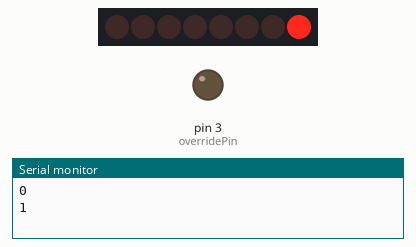
The sketch below on a simulated Arduino Uno, built with avr-gcc and run on an emulated ATmega328P. Parts: 8 shift-register outputs drawn as a row of LEDs (first output left, lit = HIGH), output pins drawn as LEDs (lit = HIGH), the last lines printed to the serial monitor. Wiring (inferred from the names in the program): shift register (74HC595): data pin 4; shift clock pin 6; latch pin 5. Wiring (inferred from the signals the program sends): row of LEDs: on Q0, Q1, Q2, Q3, Q4, Q5, Q6, Q7. Pins used as bus, display or sensor lines are not drawn.

Above: at 0.15 s.
At 5.06 s:
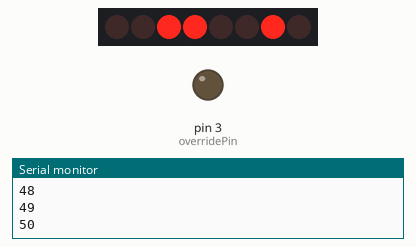
At 10.07 s:
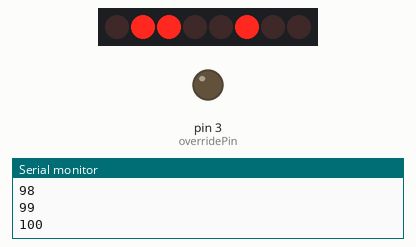
At 19.99 s:
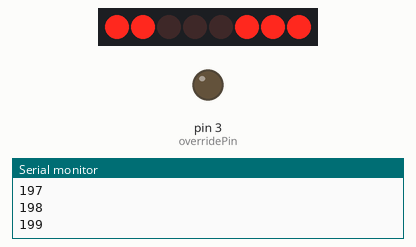
At 29.92 s:
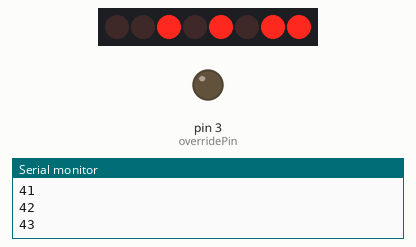
At 39.94 s:
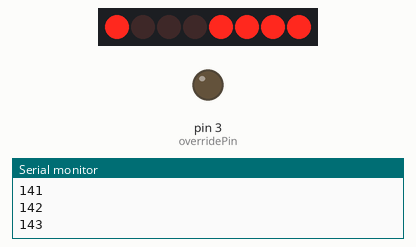
Timing chart, 0 to 40.0 s (numbered marks = the images above):
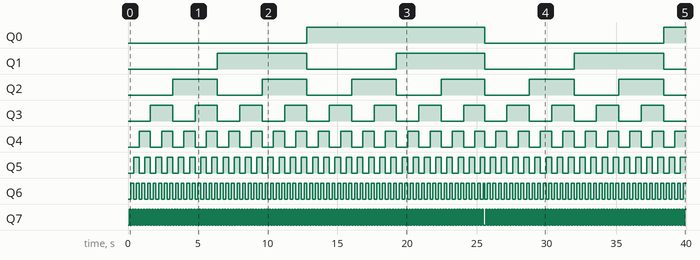

Measured:
- by itself, Q0: LOW → HIGH at 12.8 s, → LOW 12.7 s later, → HIGH 12.8 s later
- by itself, Q1: alternates HIGH for 6.4 s and LOW for 6.4 s
- by itself, Q2: alternates HIGH for 3.2 s and LOW for 3.2 s
- by itself, Q3: alternates HIGH for 1.6 s and LOW for 1.6 s
- by itself, Q4: alternates HIGH for 0.80 s and LOW for 0.80 s
- by itself, Q5: goes 31 × (HIGH 0.40 s, LOW 0.40 s), HIGH 0.30 s, 17 × (LOW 0.40 s, HIGH 0.40 s), LOW 0.40 s, then HIGH
- by itself, Q6: goes 63 × (HIGH 0.20 s, LOW 0.20 s), HIGH 0.10 s, 35 × (LOW 0.20 s, HIGH 0.20 s), LOW 0.20 s, then HIGH
- by itself, Q7: goes 126 × (HIGH 0.10 s, LOW 0.10 s), HIGH 0.10 s, LOW 0.20 s, 71 × (HIGH 0.10 s, LOW 0.10 s), then HIGH

The sketch:

Arduino_010_LED_Shift_Register.ino
```cpp
/*
  LED Shift Register
  Alexander Fraser
  24 May 2020

  Uses a SN74HC595 shift register to control 8 LEDs and count through
  the 8-bit integers (from 0 to 255) in binary.

  The code below will provide the chip with serial communication for lighting
  the LEDs, which will be converted to parallel instructions by the chip.

  Setup:
    - Place the shift register on the breadboard.
    - Place 8 LEDs on the breadboard with current-limiting resistors connecting
      them to GND.
    - Pinout (numbers are counter-clockwise from the half-moon cut-out):
        - 1-7:  Qb-Qh -> These are the output pins. Connect to LED anodes.
        - 8:    GND   -> Connect to GND.
        - 9:    Qh'   -> n/a
        - 10:   SRCLR -> Connect to 5V (connect to GND to clear the register).
        - 11:   SRCLK -> Connect to clockPin.
        - 12:   RCLK  -> Connect to latchPin.
        - 13:   OE    -> Connect to overridePin.
        - 14:   SER   -> Connect to dataPin.
        - 15:   Qa    -> This is the 8th output pin. Connect to LED anode.
        - 16:   VCC   -> Connect to 5V (SRCLK power can light LEDs).
*/

int overridePin = 3, dataPin = 4, latchPin = 5, clockPin = 6;
int ledBrightness = 255;

void setup(){                     // Shift register pinout labels in datasheet:
  pinMode(overridePin, OUTPUT);   // OE
  pinMode(dataPin, OUTPUT);       // SER
  pinMode(latchPin, OUTPUT);      // RCLK
  pinMode(clockPin, OUTPUT);      // SRCLCK
  Serial.begin(9600);
}

void loop(){
  // Set the brightness of the LEDs.
  analogWrite(overridePin, 255 - ledBrightness);

  // Loop through all 256 integers that can be represented in 8-bit binary.
  for (int x = 0; x < 255; x++){
    Serial.println(String(x));
    manualUpdateShiftRegister(x);
    delay(100);
  }
}

void manualUpdateShiftRegister(int leds){
  int bitValue;
  digitalWrite(latchPin, LOW);

  // Increment through the 8 bits in the input (least-significant bit first).
  for (int x = 0; x < 8; x++){
    digitalWrite(clockPin, LOW);

    // Read the current bit from the input value.
    bitValue = bitRead(leds, x);

    // If the bit is on, send the value HIGH. Otherwise, send LOW.
    if(bitValue == 1){
      digitalWrite(dataPin, HIGH);
    }
    else{
      digitalWrite(dataPin, LOW);
    }

    // The clock is advanced forward.
    digitalWrite(clockPin, HIGH);
  }

  // The values are written to the register, which changes the output signals.
  digitalWrite(latchPin, HIGH);
}
```
